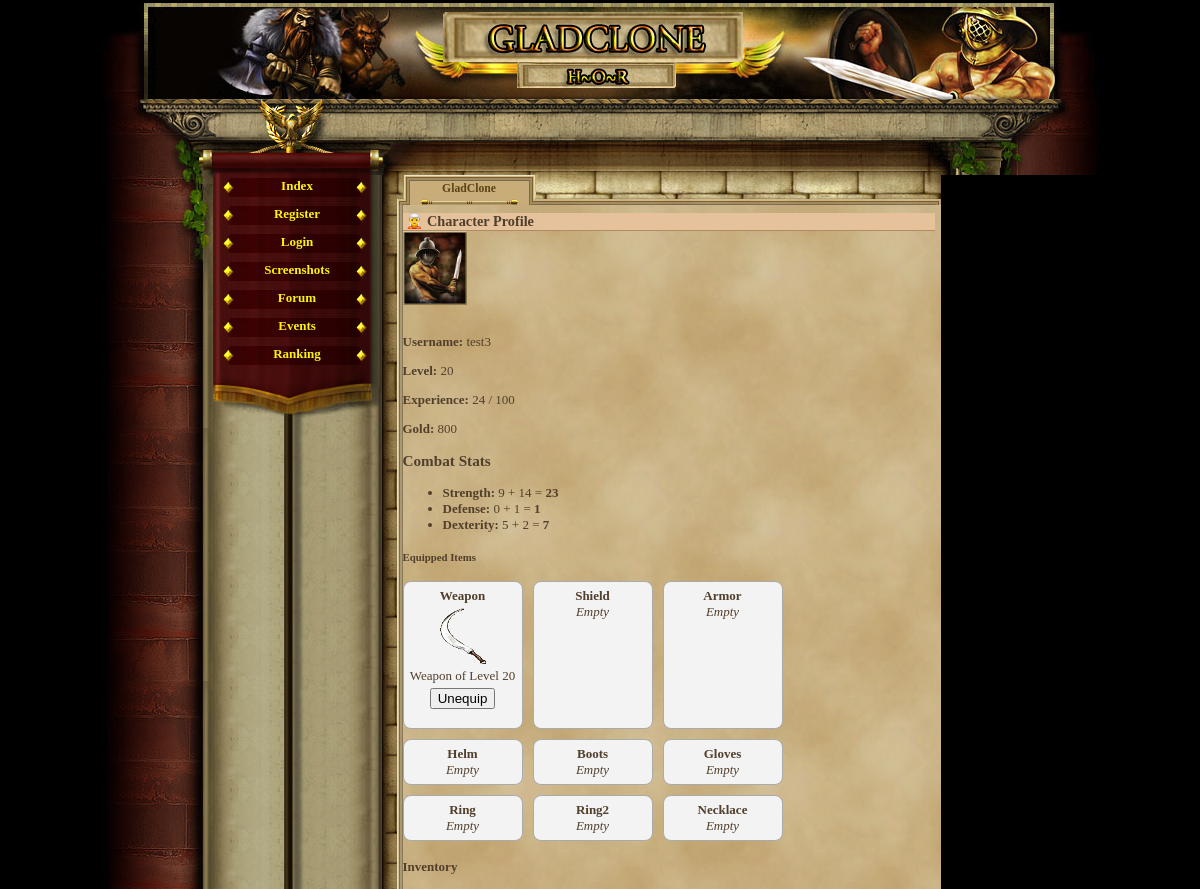
The page /character_profile.php (signed in, upper part) on the database as committed earlier.
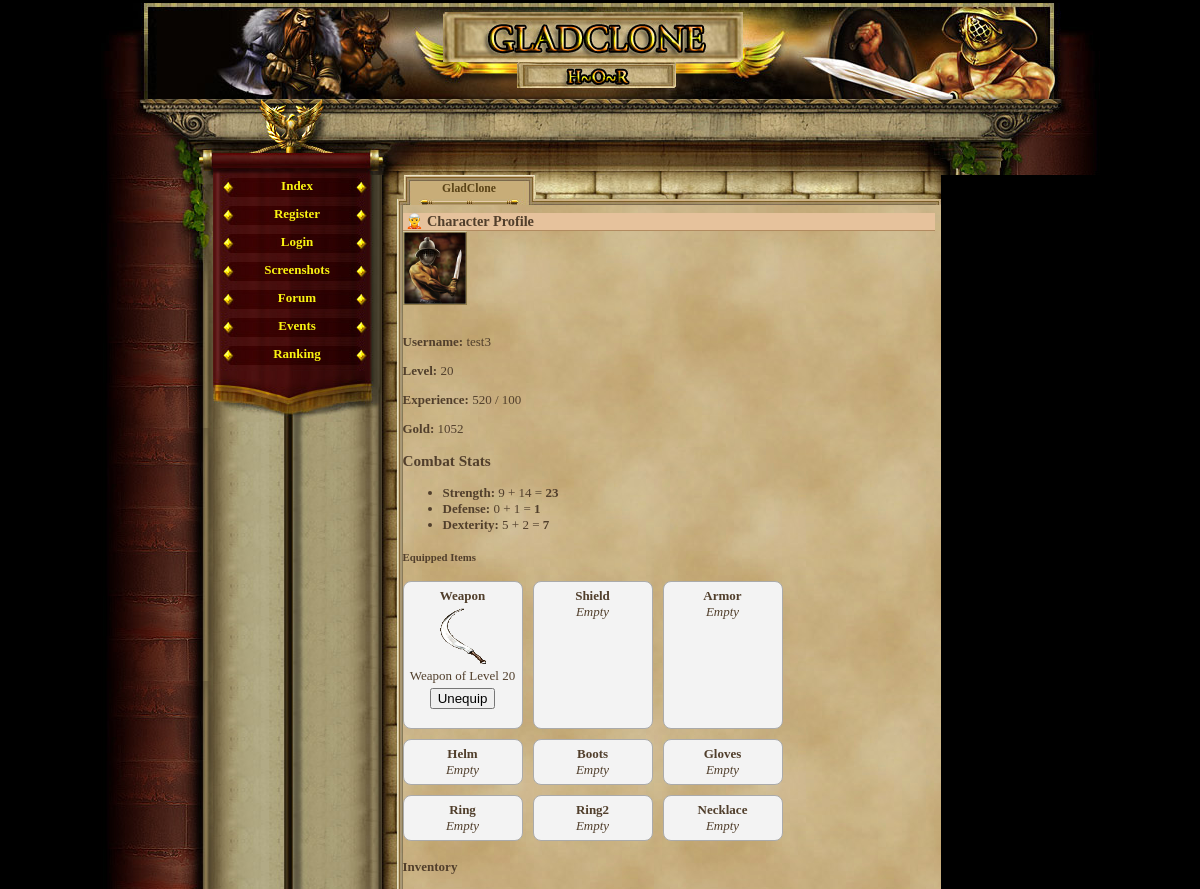
The same page on the database as committed later.
### tables this page shows
CREATE TABLE `gracze` (
  `id` int(11) NOT NULL AUTO_INCREMENT,
  `gracz` int(11) NOT NULL DEFAULT '0',
  `login` varchar(24) NOT NULL,
  `haslo` varchar(40) NOT NULL,
  `email` varchar(40) NOT NULL,
  `plec` tinyint(4) NOT NULL DEFAULT '0',
  `avatar` tinyint(4) NOT NULL DEFAULT '1',
  `pregunta` text NOT NULL,
  `respuesta` text NOT NULL,
  `rank` int(1) NOT NULL DEFAULT '1',
  `nivel` int(1) NOT NULL DEFAULT '1',
  `exp` int(1) NOT NULL DEFAULT '0',
  `exp_max` int(1) NOT NULL DEFAULT '10',
  `honor` int(1) NOT NULL DEFAULT '0',
  `fama` int(1) NOT NULL DEFAULT '0',
  `victorias` int(1) NOT NULL DEFAULT '0',
  `perdidas` int(1) NOT NULL DEFAULT '0',
  `oro_robado` int(1) NOT NULL DEFAULT '0',
  `oro_perdido` int(1) NOT NULL DEFAULT '0',
  `atak` int(5) NOT NULL DEFAULT '0',
  `obrona` int(3) NOT NULL DEFAULT '0',
  `sila` int(1) NOT NULL DEFAULT '5',
  `sila_i` int(1) NOT NULL DEFAULT '0',
  `sila_max` int(1) NOT NULL DEFAULT '10',
  `zrecznosc` int(1) NOT NULL DEFAULT '5',
  `zrecznosc_i` int(1) NOT NULL DEFAULT '0',
  `zrecznosc_max` int(1) NOT NULL DEFAULT '10',
  `wyrzymalosc` int(1) NOT NULL DEFAULT '5',
  `wyrzymalosc_i` int(1) NOT NULL DEFAULT '0',
  `wyrzymalosc_max` int(1) NOT NULL DEFAULT '10',
  `constitucion` int(1) NOT NULL DEFAULT '5',
  `constitucion_i` int(1) NOT NULL DEFAULT '0',
  `constitucion_max` int(1) NOT NULL DEFAULT '10',
  `carisma` int(1) NOT NULL DEFAULT '5',
  `carisma_i` int(1) NOT NULL DEFAULT '0',
  `carisma_max` int(1) NOT NULL DEFAULT '10',
  `inteligencja` int(1) NOT NULL DEFAULT '5',
  `inteligencja_i` int(1) NOT NULL DEFAULT '0',
  `inteligencja_max` int(1) NOT NULL DEFAULT '10',
  `mdchance` int(1) NOT NULL DEFAULT '0',
  `dhchance` int(1) NOT NULL DEFAULT '0',
  `ctchance` int(1) NOT NULL DEFAULT '0',
  `zycie` int(100) NOT NULL DEFAULT '100',
  `zycie_max` int(100) NOT NULL DEFAULT '100',
  `obrazenia_min` int(1) NOT NULL DEFAULT '0',
  `obrazenia_max` int(3) NOT NULL DEFAULT '2',
  `zloto` int(100) NOT NULL DEFAULT '150',
  `zloto_skarbiec` int(11) NOT NULL,
  `punkty` int(11) NOT NULL,
  `pracuje` int(11) NOT NULL,
  `ostatnia_walka_pvp` int(11) NOT NULL,
  `ostatnia_walka_pvc` int(11) NOT NULL,
  `ostatnio_zregenerowano` int(11) NOT NULL,
  `titulo` varchar(24) NOT NULL DEFAULT 'Newbie',
  `arena_level` int(11) NOT NULL,
  `rubies` int(11) NOT NULL DEFAULT '0',
  `centurion_time` int(11) NOT NULL,
  `reportes` int(1) NOT NULL DEFAULT '0',
  `mensajes` int(1) NOT NULL DEFAULT '0',
  `noticias` int(1) NOT NULL DEFAULT '0',
  `bendicion1_type` int(11) NOT NULL,
  `bendicion1_time` int(11) NOT NULL,
  `bendicion2_type` int(11) NOT NULL,
  `bendicion2_time` int(11) NOT NULL,
  `bendicion3_type` int(11) NOT NULL,
  `bendicion3_time` int(11) NOT NULL,
  `bendicion4_type` int(11) NOT NULL,
  `bendicion4_time` int(11) NOT NULL,
  `ostatnia_aktywnosc` int(11) NOT NULL DEFAULT '0',
  `username_locked` tinyint(1) NOT NULL DEFAULT '0',
  `lock_login` tinyint(1) NOT NULL DEFAULT '0',
  PRIMARY KEY (`id`),
  UNIQUE KEY `login` (`login`)
);

### character_profile.php (the view, shortened to what this page needs)
<?php
require_once('var/ustawienia.php');
require_once('gora_strony.php');
require_once('menu_l.php');
$player_id = $_SESSION['id'];
$stmt = $conn->prepare("SELECT login, nivel, exp, exp_max, zloto, sila, obrona, zrecznosc, avatar FROM gracze WHERE id = ?");
$stmt->bind_param("i", $player_id);
$stmt->execute();
$result = $stmt->get_result();
$player = $result->fetch_assoc();
$avatar_img = "avatars/avatar" . intval($player['avatar']) . ".gif";
$sql_bonus = "SELECT
    SUM(items.attack_bonus) AS bonus_sila,
    SUM(items.defense_bonus) AS bonus_obrona,
    SUM(items.dex_bonus) AS bonus_zrecznosc
FROM player_items
JOIN items ON player_items.item_id = items.id
WHERE player_items.player_id = ? AND player_items.equipped = 1";
$stmt_bonus = $conn->prepare($sql_bonus);
$stmt_bonus->bind_param("i", $player_id);
$stmt_bonus->execute();
$result_bonus = $stmt_bonus->get_result();
$bonus = $result_bonus->fetch_assoc();
$bonus_sila = $bonus['bonus_sila'] ?? 0;
$bonus_obrona = $bonus['bonus_obrona'] ?? 0;
$bonus_zrecznosc = $bonus['bonus_zrecznosc'] ?? 0;
$sql_equipped = "SELECT player_items.id AS player_item_id, items.name, items.image, items.type, items.description, items.slot
                 FROM player_items
                 JOIN items ON player_items.item_id = items.id
                 WHERE player_items.player_id = ? AND player_items.equipped = 1";
$stmt_eq = $conn->prepare($sql_equipped);
$stmt_eq->bind_param("i", $player_id);
$stmt_eq->execute();
$result_eq = $stmt_eq->get_result();
$equipped_items = [];
while ($item = $result_eq->fetch_assoc()) {
    $slot = $item['slot'];
    $equipped_items[$slot] = $item;
}
$total_sila = $player['sila'] + $bonus_sila;
$total_obrona = $player['obrona'] + $bonus_obrona;
$total_zrecznosc = $player['zrecznosc'] + $bonus_zrecznosc;
?>
<h2>🧝 Character Profile</h2>
<img src="<?= $avatar_img ?>" width="64" alt="Avatar"><br><br>
<p><strong>Username:</strong> <?= htmlspecialchars($player['login']) ?></p>
<p><strong>Level:</strong> <?= $player['nivel'] ?></p>
<p><strong>Experience:</strong> <?= $player['exp'] ?> / <?= $player['exp_max'] ?></p>
<p><strong>Gold:</strong> <?= $player['zloto'] ?></p>
<h3>Combat Stats</h3>
<ul>
    <li><strong>Strength:</strong> <?= $player['sila'] ?> + <?= $bonus_sila ?> = <strong><?= $total_sila ?></strong></li>
    <li><strong>Defense:</strong> <?= $player['obrona'] ?> + <?= $bonus_obrona ?> = <strong><?= $total_obrona ?></strong></li>
    <li><strong>Dexterity:</strong> <?= $player['zrecznosc'] ?> + <?= $bonus_zrecznosc ?> = <strong><?= $total_zrecznosc ?></strong></li>
</ul>
<h5>Equipped Items</h5>
<div class="equip-grid">
    <?php
    $slots = ['weapon', 'shield', 'armor', 'helm', 'boots', 'gloves', 'ring', 'ring2', 'necklace'];
    foreach ($slots as $slot_name):
        $item = $equipped_items[$slot_name] ?? null;
    ?>
    <div class="equip-slot">
        <strong><?= ucfirst($slot_name) ?></strong><br>
        <?php if ($item): ?>
            <img src="items/MORE/<?= htmlspecialchars($item['image']) ?>" alt="<?= htmlspecialchars($item['name']) ?>"><br>
            <?= htmlspecialchars($item['name']) ?>
            <form method="GET" action="unequip_item.php" style="margin-top: 4px;">
                <button type="submit">Unequip</button>
            </form>
        <?php else: ?>
            <em>Empty</em>
        <?php endif; ?>
    </div>
    <?php endforeach; ?>
</div>
<h4>Inventory</h4>
<br><a href="index.php">← Back to Dashboard</a>

Rows that differ between the two databases and show on the page:
changed gracze "test3": exp "24" → "520"; zloto "800" → "1052"
